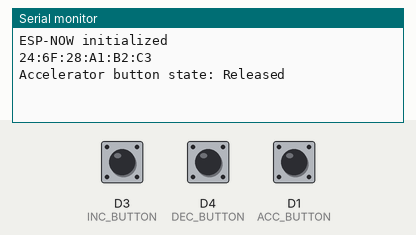
Bench run of a sketch on a simulated ESP8266 (Wemos D1 mini). On the bench: the last lines printed to the serial monitor. The test bench sets the inputs (shaded band); at power-on: D3 (INC_BUTTON) HIGH, D4 (DEC_BUTTON) HIGH, D1 (ACC_BUTTON) HIGH.

Above: at 1.2 s.
1.3 s: D3 (INC_BUTTON) pulled LOW for 0.15 s
At 2.5 s:
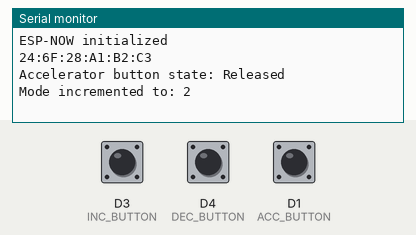
2.9 s: D4 (DEC_BUTTON) pulled LOW for 0.15 s
At 3.9 s:
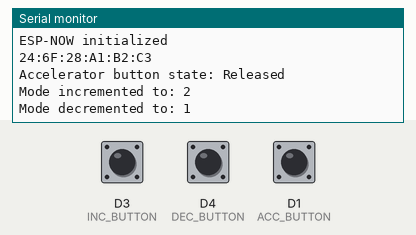
4.5 s: D1 (ACC_BUTTON) pulled LOW for 0.15 s
At 4.66 s:
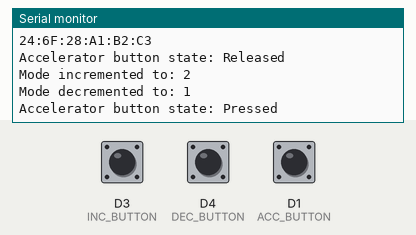

Measured:
- after the input at 1.3 s, the serial monitor: prints a new line at once (image 1)
- after the input at 2.9 s, the serial monitor: prints a new line at once (image 2)
- after the input at 4.5 s, the serial monitor: prints a new line at once (image 3)

The sketch:

wl_mod_sender.ino
```cpp
//Board: LOLIN(WEMOS) DI R2 & mini
#include <ESP8266WiFi.h>
#include <espnow.h>

// Pin Definitions
#define INC_BUTTON D3  // Increment button
#define DEC_BUTTON D4  // Decrement button
#define ACC_BUTTON D1  // Accelerator button

// Variables
uint8_t mode = 1;  // Start in Mode 1
bool acc_button_state = false;
// uint8_t peerAddress[] = { 0xCC, 0xDB, 0xA7, 0x3F, 0xBC, 0x2C };  // Peer esp mac add
uint8_t peerAddress[] = { 0xFF, 0xFF, 0xFF, 0xFF, 0xFF, 0xFF };  // Broadcast

typedef struct struct_message {
  uint8_t mode;
  bool acc_button_state;
} struct_message;

struct_message dataToSend;

// initialize ESP-NOW
void initESPNow() {
  WiFi.mode(WIFI_STA);
  if (esp_now_init() != 0) {
    Serial.println("Error initializing ESP-NOW");
    return;
  }
  esp_now_set_self_role(ESP_NOW_ROLE_CONTROLLER);
  esp_now_add_peer(peerAddress, ESP_NOW_ROLE_SLAVE, 1, NULL, 0);
}

//send data to ESP32
void sendData() {
  dataToSend.mode = mode;
  dataToSend.acc_button_state = acc_button_state;
  esp_now_send(peerAddress, (uint8_t *)&dataToSend, sizeof(dataToSend));
}

// read button states and update mode
void updateMode() {
  static bool inc_last_state = HIGH;
  static bool dec_last_state = HIGH;
  bool inc_state = digitalRead(INC_BUTTON);
  bool dec_state = digitalRead(DEC_BUTTON);


  if (inc_state == LOW && inc_last_state == HIGH) {
    if (mode < 3) {
      mode++;
      Serial.print("Mode incremented to: ");
      Serial.println(mode);
      sendData();
    }
  }
  inc_last_state = inc_state;


  if (dec_state == LOW && dec_last_state == HIGH) {
    if (mode > 1) {
      mode--;
      Serial.print("Mode decremented to: ");
      Serial.println(mode);
      sendData();  // Send updated mode
    }
  }
  dec_last_state = dec_state;
}

// check accelerator button state
void checkAccButton() {
  bool acc_state = digitalRead(ACC_BUTTON);
  if (acc_state != acc_button_state) {
    acc_button_state = acc_state;
    Serial.print("Accelerator button state: ");
    Serial.println(acc_button_state ? "Released" : "Pressed");
    sendData();  // Send accelerator button state
  }
}

void setup() {
  Serial.begin(115200);
  pinMode(INC_BUTTON, INPUT_PULLUP);
  pinMode(DEC_BUTTON, INPUT_PULLUP);
  pinMode(ACC_BUTTON, INPUT_PULLUP);
  initESPNow();
  Serial.println("ESP-NOW initialized");
  Serial.println(WiFi.macAddress());
}

void loop() {
  updateMode();
  checkAccButton();
  delay(100);
}
```
